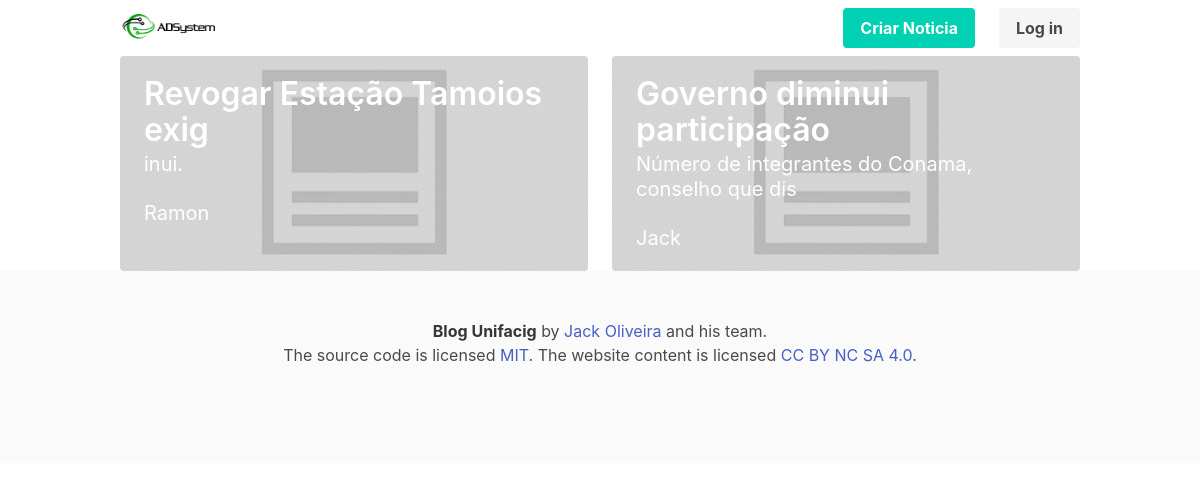
The page / on the database its author committed.
### tables this page shows
CREATE TABLE `noticia` (
  `id` int(8) NOT NULL PRIMARY KEY auto_increment,
  `usuario_id` int(8) NOT NULL,
  FOREIGN KEY (usuario_id) REFERENCES usuario(id),
  `titulo` varchar(200) NOT NULL,
  `texto` varchar(1000) NOT NULL,
  `publicado_em` varchar(200) NOT NULL,
  `status` varchar(200) NOT NULL
);

CREATE TABLE `foto` (
  `id` int(8) NOT NULL PRIMARY KEY auto_increment,
  `noticia_id` int(8) NOT NULL,
  FOREIGN KEY (noticia_id) REFERENCES noticia(id),
  `nome` varchar(200) NOT NULL,
  `caminho` varchar(200) DEFAULT 'images/default_photo.jpg'  
);

CREATE TABLE `usuario` (
  `id` int(8) NOT NULL PRIMARY KEY auto_increment,
  `nome` varchar(50) NOT NULL,
  `sobrenome` varchar(50) NOT NULL,
  `sexo` int(2) NOT NULL,
  `login` varchar(30) NOT NULL,
  `senha` varchar(255) NOT NULL,
  `status` varchar(30) NOT NULL
);

### model/noticia.class.php (called while the page is built, shortened)
<?php
class Noticia {
  public function __construct(){
    $this->pdo = new PDO("mysql:host=localhost;dbname=blog_grupo3", "root", "", array(PDO::MYSQL_ATTR_INIT_COMMAND => "SET NAMES utf8"));
  }
  public function listar(){
    $query = "SELECT noticia.id noticia_id, noticia.titulo noticia_titulo, noticia.texto noticia_texto,
    noticia.status noticia_status, usuario.nome usuario_nome, foto.nome foto_nome, foto.caminho foto_caminho
    FROM noticia INNER JOIN usuario ON usuario.id = noticia.usuario_id
                 INNER JOIN foto ON foto.noticia_id = noticia.id
    WHERE noticia.status = 'publicado'
    ORDER BY noticia.publicado_em DESC LIMIT 10";
    $query = $this->pdo->query($query);
    if($query->rowCount() > 0){
      return $query->fetchAll();
    } else {
      return array();
    }
  }
}
?>

### public/index.php (the view, shortened to what this page needs)
<!DOCTYPE html>
<html lang="pt-BR">
<head>
  <link rel="stylesheet" href="https://cdnjs.cloudflare.com/ajax/libs/bulma/0.7.5/css/bulma.css" />
  <link rel="stylesheet" href="css/style.css" />
</head>
<body>
  <?php include '../model/noticia.class.php' ?>
  <?php include 'shared/navbar.php' ?>
    <div class="container" id="noticias">
        <?php
          $noticia = new Noticia();
          $noticias = $noticia->listar();
          $counter = 1;
          foreach ($noticias as $item) {
            if ($counter == 1) { echo "<div class='tile is-ancestor'>"; }
              echo "<div class='tile is-parent'>";
                echo "<article class='tile is-child notification noticia' style='background-image: url(\"".$item['foto_caminho']."\");'>";
                  echo "<div>";
                  echo "<p class='title'><a href='noticia.php?id=", base64_encode($item['noticia_id']) ,"'>".substr($item['noticia_titulo'], 0, 30)."</a></p>";
                  echo "<p class='subtitle'>".substr($item['noticia_texto'], 0, 50)."</p>";
                  echo "<p class='subtitle'>".$item['usuario_nome']."</p>";
                  echo "</div>";
                echo "</article>";
              echo "</div>";
              if ($counter % 4 == 0) { echo "</div>"; $counter = 1;} else { $counter++; }
          }
            ?>
          </div>
      </div>
  <?php include 'shared/footer.php' ?>
</body>
</html>

### public/shared/navbar.php (shortened to what this page needs)
<nav class="navbar" role="navigation" aria-label="main navigation">
  <div class="container">
    <div class="navbar-brand">
      <a class="navbar-item" href="index.php">
        <img src="images/adsystems.png">
      </a>
    </div>
    <div class="navbar-menu">
      <div class="navbar-end">
        <div class="navbar-item">
          <div class="buttons">
            <a class="button is-primary" href="criar_noticia.php">
              <strong>Criar Noticia</strong>
            </a>
          </div>
        </div>
        <div class="navbar-item">
          <div class="buttons">
              <strong><?php
                if (isset($_SESSION['login']) == true) {
                  echo "<form action=\"../config/session_destroy.php\"><button class=\"button is-light\" type=\"submit\">Log out</button></form>";
                } else {
                  echo "<a class=\"button is-light\" href=\"login.php\">Log in</a>";
                }
              ?>
              </strong>
          </div>
        </div>
      </div>
    </div>
  </div>
</nav>

### public/shared/footer.php
<footer class="footer">
  <div class="content has-text-centered">
    <p>
      <strong>Blog Unifacig</strong> by <a href="https://github.com/jackoliveira" target="_blank">Jack Oliveira</a> and his team.<br> The source code is licensed
      <a href="http://opensource.org/licenses/mit-license.php" target="_blank">MIT</a>. The website content
      is licensed <a href="http://creativecommons.org/licenses/by-nc-sa/4.0/" target="_blank">CC BY NC SA 4.0</a>.
    </p>
  </div>
</footer>

### public/index.php (style rules this page uses)
.noticia { background-repeat: no-repeat; background-size: cover; background-position: center; }
.title { color: white !important; }
.title a { text-decoration: none !important;; }
.subtitle { color: white !important; }

### rows shown on the page
noticia: foto.caminho (placeholder picture), titulo "Revogar Estação Tamoios exig", texto "inui.", usuario.nome "Ramon"
noticia: foto.caminho (placeholder picture), titulo "Governo diminui participação", texto "Número de integrantes do Conama, conselho que dis", usuario.nome "Jack"
